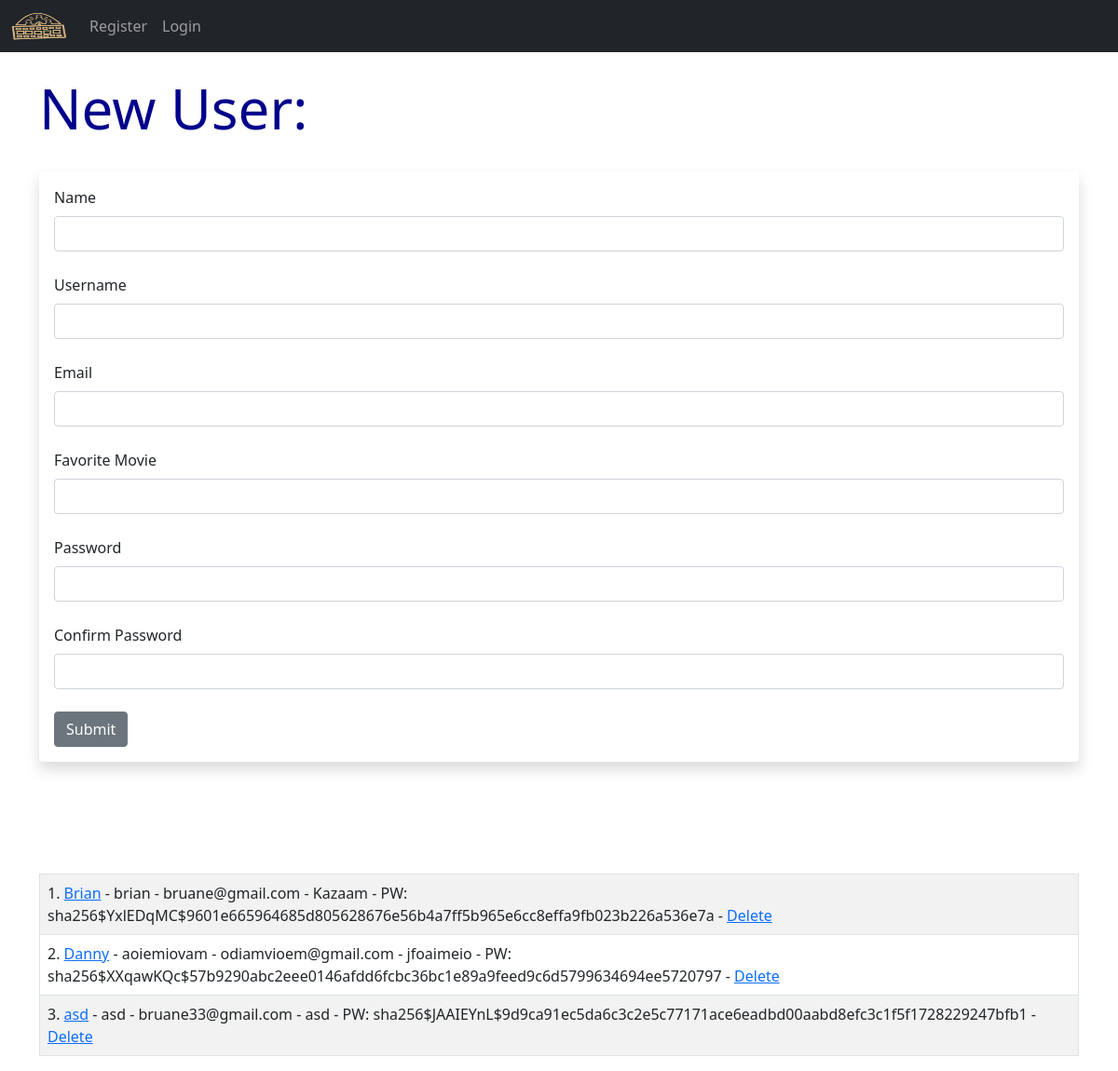
Screenshot of /user/add with the database file from the repository.
### app.py (models this page shows, shortened)
class Users(db.Model, UserMixin):
    id = db.Column(db.Integer, primary_key=True)
    username = db.Column(db.String(20), nullable=False, unique=True)
    name = db.Column(db.String(200), nullable=False)
    email = db.Column(db.String(120), nullable=False, unique=True)
    favorite_movie = db.Column(db.String(120))
    about_author = db.Column(db.Text(), nullable=True)
    date_added = db.Column(db.DateTime, default=datetime.utcnow)
    profile_pic = db.Column(db.String(), nullable=True)
    password_hash = db.Column(db.String(128))
    posts = db.relationship('Posts', backref='poster')
    @property
    def password(self):
        raise AttributeError('password is not a readable attribute!')

### app.py (the view, shortened to what this page needs)
@app.route('/user/add', methods=['GET', 'POST'])
def add_user():
    name = None
    form = UserForm()
    our_users = Users.query.order_by(Users.date_added)
    return render_template("add_user.html",
                           form=form,
                           name=name,
                           our_users=our_users)

### webforms.py
class UserForm(FlaskForm):
    name = StringField("Name", validators=[DataRequired()])
    username = StringField("Username", validators=[DataRequired()])
    email = StringField("Email", validators=[DataRequired()])
    favorite_movie = StringField("Favorite Movie")
    about_author = TextAreaField("About Author")
    password_hash = PasswordField('Password', validators=[DataRequired(), EqualTo(
        'password_hash2', message='Passwords Must Match!')])
    password_hash2 = PasswordField(
        'Confirm Password', validators=[DataRequired()])
    profile_pic = FileField("Profile Pic")
    submit = SubmitField("Submit")

class SearchForm(FlaskForm):
    searched = StringField("Searched", validators=[DataRequired()])
    submit = SubmitField("Submit")

### app.py (called while the page is built)
@app.context_processor
def base():
    form = SearchForm()
    return dict(form=form)

### templates/add_user.html (shortened to what this page needs)
{% extends 'base.html' %} {% block content %}  {% if name %}
<h1>User Added!</h1>
<br /><br />
<table class="table table-hover table-bordered table-striped">
  {% for our_user in our_users %}
  <tr>
    <td>
      {{ our_user.id }}.
      <a href="{{ url_for('update', id=our_user.id)}}">{{ our_user.name }}</a> -
      {{ our_user.email }} - {{ our_user.favorite_movie }} -
      <a href="{{ url_for('delete', id=our_user.id)}}">Delete</a>
    </td>
  </tr>
  {% endfor %}
</table>
{% else %}
<h1>New User:</h1>
<br />
<div class="shadow p-3 mb-5 bg-body rounded">
  <form method="POST">
    {{ form.hidden_tag() }} {{ form.name.label(class="form-label") }} {{
    form.name(class="form-control") }}
    <br />
    {{ form.username.label(class="form-label") }} {{
    form.username(class="form-control") }}
    <br />
    {{ form.email.label(class="form-label") }} {{
    form.email(class="form-control") }}
    <br />
    {{ form.favorite_movie.label(class="form-label") }} {{
    form.favorite_movie(class="form-control") }}
    <br />
    {{ form.password_hash.label(class="form-label") }} {{
    form.password_hash(class="form-control") }}
    <br />
    {{ form.password_hash2.label(class="form-label") }} {{
    form.password_hash2(class="form-control") }}
    <br />
    {{ form.submit(class="btn btn-secondary") }}
  </form>
</div>
<br /><br /><br />
<table class="table table-hover table-bordered table-striped">
  {% for our_user in our_users %}
  <tr>
    <td>
      {{ our_user.id }}.
      <a href="{{ url_for('update', id=our_user.id)}}">{{ our_user.name }}</a> -
      {{our_user.username }} - {{ our_user.email }} - {{ our_user.favorite_movie
      }} - PW: {{ our_user.password_hash }} -
      <a href="{{ url_for('delete', id=our_user.id)}}">Delete</a>
    </td>
  </tr>
  {% endfor %}
</table>
{% endif %} {% endblock %}

### static/css/style.css (style rules this page uses)
h1 { color: darkblue; font-size:60px; }
body { background: #000000; background: url("/static/images/logo.png"); }

### rows the page displays
Users: id "1", name "Brian", username "brian", email "bruane@gmail.com", favorite_movie "Kazaam", password_hash "sha256$YxlEDqMC$9601e665964685d805628676e56b4a7ff5b965e6cc8effa9fb023b226a536e7a"
Users: id "2", name "Danny", username "aoiemiovam", email "odiamvioem@gmail.com", favorite_movie "jfoaimeio", password_hash "sha256$XXqawKQc$57b9290abc2eee0146afdd6fcbc36bc1e89a9feed9c6d5799634694ee5720797"
Users: id "3", name "asd", username "asd", email "bruane33@gmail.com", favorite_movie "asd", password_hash "sha256$JAAIEYnL$9d9ca91ec5da6c3c2e5c77171ace6eadbd00aabd8efc3c1f5f1728229247bfb1"
